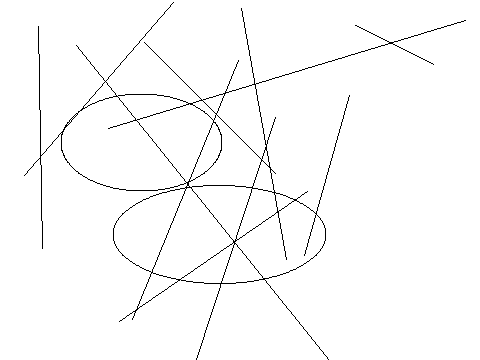

The script that saved this image:
from PIL import Image, ImageDraw
image1 = Image.new('RGB', (480, 360), '#ffffff')
draw = ImageDraw.Draw(image1)
c=[61,94,222,191]
draw.ellipse(c,'#ffffff','#000000')
c=[315,456,107,130]
draw.ellipse(c,'#ffffff','#000000')
c=[291,278,255,330]
draw.ellipse(c,'#ffffff','#000000')
c=[76,468,206,201]
draw.ellipse(c,'#ffffff','#000000')
c=[125,282,143,159]
draw.ellipse(c,'#ffffff','#000000')
c=[309,369,325,169]
draw.ellipse(c,'#ffffff','#000000')
c=[299,47,111,336]
draw.ellipse(c,'#ffffff','#000000')
c=[233,203,351,51]
draw.ellipse(c,'#ffffff','#000000')
c=[393,364,315,70]
draw.ellipse(c,'#ffffff','#000000')
c=[113,185,326,283]
draw.ellipse(c,'#ffffff','#000000')
c=[95,310,144,242]
draw.ellipse(c,'#ffffff','#000000')
c=[386,229,99,127]
draw.ellipse(c,'#ffffff','#000000')
l=[196,359,275,117]
draw.line(l,'#000000')
l=[241,8,286,259]
draw.line(l,'#000000')
l=[144,42,275,173]
draw.line(l,'#000000')
l=[42,248,38,26]
draw.line(l,'#000000')
l=[173,2,24,175]
draw.line(l,'#000000')
l=[349,95,304,255]
draw.line(l,'#000000')
l=[358,396,76,45]
draw.line(l,'#000000')
l=[238,60,132,319]
draw.line(l,'#000000')
l=[433,64,355,25]
draw.line(l,'#000000')
l=[307,191,119,321]
draw.line(l,'#000000')
l=[465,20,108,128]
draw.line(l,'#000000')
image1.save('Artist81.png')